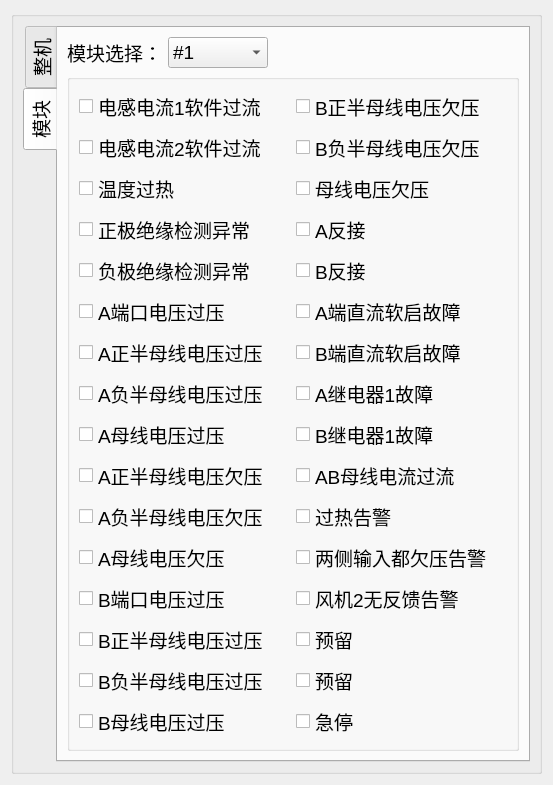
      <widget class="QWidget" name="tab">
       <attribute name="title">
        <string>故障记录</string>
       </attribute>
       <layout class="QGridLayout" name="gridLayout_8">
        <item row="0" column="0">
         <widget class="QGroupBox" name="groupBox_7">
          <property name="title">
           <string/>
          </property>
          <layout class="QGridLayout" name="gridLayout_7">
           <item row="0" column="0">
            <widget class="QTabWidget" name="tabWidget_3">
             <property name="font">
              <font>
               <family>Arial</family>
               <pointsize>14</pointsize>
               <weight>50</weight>
               <italic>false</italic>
               <bold>false</bold>
              </font>
             </property>
             <property name="layoutDirection">
              <enum>Qt::LeftToRight</enum>
             </property>
             <property name="tabPosition">
              <enum>QTabWidget::West</enum>
             </property>
             <property name="currentIndex">
              <number>1</number>
             </property>
             <widget class="QWidget" name="tab_4">
              <attribute name="title">
               <string>整机</string>
              </attribute>
              <layout class="QGridLayout" name="gridLayout_32">
               <item row="0" column="0">
                <spacer name="horizontalSpacer">
                 <property name="orientation">
                  <enum>Qt::Horizontal</enum>
                 </property>
                 <property name="sizeHint" stdset="0">
                  <size>
                   <width>360</width>
                   <height>20</height>
                  </size>
                 </property>
                </spacer>
               </item>
               <item row="0" column="1">
                <widget class="QPushButton" name="btn_SystemFaultClear">
                 <property name="text">
                  <string>清除数据</string>
                 </property>
                </widget>
               </item>
               <item row="1" column="0" colspan="2">
                <widget class="QPlainTextEdit" name="EditText_FaultGroup">
                 <property name="plainText">
                  <string/>
                 </property>
                </widget>
               </item>
              </layout>
             </widget>
             <widget class="QWidget" name="tab_13">
              <attribute name="title">
               <string>模块</string>
              </attribute>
              <layout class="QGridLayout" name="gridLayout_34">
               <item row="0" column="0">
                <widget class="QLabel" name="label_28">
                 <property name="font">
                  <font>
                   <family>Arial</family>
                   <pointsize>14</pointsize>
                   <weight>50</weight>
                   <italic>false</italic>
                   <bold>false</bold>
                  </font>
                 </property>
                 <property name="text">
                  <string>模块选择：</string>
                 </property>
                </widget>
               </item>
               <item row="0" column="1">
                <widget class="QComboBox" name="comboBox">
                 <property name="minimumSize">
                  <size>
                   <width>100</width>
                   <height>0</height>
                  </size>
                 </property>
                 <property name="font">
                  <font>
                   <family>Arial</family>
                   <pointsize>14</pointsize>
                   <weight>50</weight>
                   <italic>false</italic>
                   <bold>false</bold>
                  </font>
                 </property>
                 <item>
                  <property name="text">
                   <string>#1</string>
                  </property>
                 </item>
                 <item>
                  <property name="text">
                   <string>#2</string>
                  </property>
                 </item>
                 <item>
                  <property name="text">
                   <string>#3</string>
                  </property>
                 </item>
                </widget>
               </item>
               <item row="0" column="2">
                <spacer name="horizontalSpacer_2">
                 <property name="orientation">
                  <enum>Qt::Horizontal</enum>
                 </property>
                 <property name="sizeHint" stdset="0">
                  <size>
                   <width>223</width>
                   <height>20</height>
                  </size>
                 </property>
                </spacer>
               </item>
               <item row="1" column="0" colspan="3">
                <widget class="QGroupBox" name="Group_ModuleFault">
                 <property name="title">
                  <string/>
                 </property>
                 <layout class="QGridLayout" name="gridLayout_35">
                  <item row="8" column="0">
                   <widget class="QCheckBox" name="Check_Fault1_8">
                    <property name="styleSheet">
                     <string notr="true">
font: 14pt &quot;Arial&quot;;</string>
                    </property>
                    <property name="text">
                     <string>A母线电压过压</string>
                    </property>
                   </widget>
                  </item>
                  <item row="7" column="0">
                   <widget class="QCheckBox" name="Check_Fault1_7">
                    <property name="styleSheet">
                     <string notr="true">
font: 14pt &quot;Arial&quot;;</string>
                    </property>
                    <property name="text">
                     <string>A负半母线电压过压</string>
                    </property>
                   </widget>
                  </item>
                  <item row="4" column="0">
                   <widget class="QCheckBox" name="Check_Fault1_4">
                    <property name="styleSheet">
                     <string notr="true">
font: 14pt &quot;Arial&quot;;</string>
                    </property>
                    <property name="text">
                     <string>负极绝缘检测异常</string>
                    </property>
                   </widget>
                  </item>
                  <item row="13" column="0">
                   <widget class="QCheckBox" name="Check_Fault1_13">
                    <property name="styleSheet">
                     <string notr="true">
font: 14pt &quot;Arial&quot;;</string>
                    </property>
                    <property name="text">
                     <string>B正半母线电压过压</string>
                    </property>
                   </widget>
                  </item>
                  <item row="10" column="1">
                   <widget class="QCheckBox" name="Check_Fault2_10">
                    <property name="styleSheet">
                     <string notr="true">
font: 14pt &quot;Arial&quot;;</string>
                    </property>
                    <property name="text">
                     <string>过热告警</string>
                    </property>
                   </widget>
                  </item>
                  <item row="13" column="1">
                   <widget class="QCheckBox" name="Check_Fault2_13">
                    <property name="styleSheet">
                     <string notr="true">
font: 14pt &quot;Arial&quot;;</string>
                    </property>
                    <property name="text">
                     <string>预留</string>
                    </property>
                   </widget>
                  </item>
                  <item row="8" column="1">
                   <widget class="QCheckBox" name="Check_Fault2_8">
                    <property name="styleSheet">
                     <string notr="true">
font: 14pt &quot;Arial&quot;;</string>
                    </property>
                    <property name="text">
                     <string>B继电器1故障</string>
                    </property>
                   </widget>
                  </item>
                  <item row="0" column="1">
                   <widget class="QCheckBox" name="Check_Fault2_0">
                    <property name="styleSheet">
                     <string notr="true">
font: 14pt &quot;Arial&quot;;</string>
                    </property>
                    <property name="text">
                     <string>B正半母线电压欠压</string>
                    </property>
                   </widget>
                  </item>
                  <item row="6" column="1">
                   <widget class="QCheckBox" name="Check_Fault2_6">
                    <property name="styleSheet">
                     <string notr="true">
font: 14pt &quot;Arial&quot;;</string>
                    </property>
                    <property name="text">
                     <string>B端直流软启故障</string>
                    </property>
                   </widget>
                  </item>
                  <item row="9" column="0">
                   <widget class="QCheckBox" name="Check_Fault1_9">
                    <property name="styleSheet">
                     <string notr="true">
font: 14pt &quot;Arial&quot;;</string>
                    </property>
                    <property name="text">
                     <string>A正半母线电压欠压</string>
                    </property>
                   </widget>
                  </item>
                  <item row="1" column="1">
                   <widget class="QCheckBox" name="Check_Fault2_1">
                    <property name="styleSheet">
                     <string notr="true">
font: 14pt &quot;Arial&quot;;</string>
                    </property>
                    <property name="text">
                     <string>B负半母线电压欠压</string>
                    </property>
                   </widget>
                  </item>
                  <item row="12" column="0">
                   <widget class="QCheckBox" name="Check_Fault1_12">
                    <property name="styleSheet">
                     <string notr="true">
font: 14pt &quot;Arial&quot;;</string>
                    </property>
                    <property name="text">
                     <string>B端口电压过压</string>
                    </property>
                   </widget>
                  </item>
                  <item row="3" column="0">
                   <widget class="QCheckBox" name="Check_Fault1_3">
                    <property name="styleSheet">
                     <string notr="true">
font: 14pt &quot;Arial&quot;;</string>
                    </property>
                    <property name="text">
                     <string>正极绝缘检测异常</string>
                    </property>
                   </widget>
                  </item>
                  <item row="11" column="1">
                   <widget class="QCheckBox" name="Check_Fault2_11">
                    <property name="styleSheet">
                     <string notr="true">
font: 14pt &quot;Arial&quot;;</string>
                    </property>
                    <property name="text">
                     <string>两侧输入都欠压告警</string>
                    </property>
                   </widget>
                  </item>
                  <item row="5" column="0">
                   <widget class="QCheckBox" name="Check_Fault1_5">
                    <property name="styleSheet">
                     <string notr="true">
font: 14pt &quot;Arial&quot;;</string>
                    </property>
                    <property name="text">
                     <string>A端口电压过压</string>
                    </property>
                   </widget>
                  </item>
                  <item row="11" column="0">
                   <widget class="QCheckBox" name="Check_Fault1_11">
                    <property name="styleSheet">
                     <string notr="true">
font: 14pt &quot;Arial&quot;;</string>
                    </property>
                    <property name="text">
                     <string>A母线电压欠压</string>
                    </property>
                   </widget>
                  </item>
                  <item row="5" column="1">
                   <widget class="QCheckBox" name="Check_Fault2_5">
                    <property name="styleSheet">
                     <string notr="true">
font: 14pt &quot;Arial&quot;;</string>
                    </property>
                    <property name="text">
                     <string>A端直流软启故障</string>
                    </property>
                   </widget>
                  </item>
                  <item row="7" column="1">
                   <widget class="QCheckBox" name="Check_Fault2_7">
                    <property name="styleSheet">
                     <string notr="true">
font: 14pt &quot;Arial&quot;;</string>
                    </property>
                    <property name="text">
                     <string>A继电器1故障</string>
                    </property>
                   </widget>
                  </item>
                  <item row="12" column="1">
                   <widget class="QCheckBox" name="Check_Fault2_12">
                    <property name="styleSheet">
                     <string notr="true">
font: 14pt &quot;Arial&quot;;</string>
                    </property>
                    <property name="text">
                     <string>风机2无反馈告警</string>
                    </property>
                   </widget>
                  </item>
                  <item row="14" column="1">
                   <widget class="QCheckBox" name="Check_Fault2_14">
                    <property name="styleSheet">
                     <string notr="true">
font: 14pt &quot;Arial&quot;;</string>
                    </property>
                    <property name="text">
                     <string>预留</string>
                    </property>
                   </widget>
                  </item>
                  <item row="2" column="1">
                   <widget class="QCheckBox" name="Check_Fault2_2">
                    <property name="styleSheet">
                     <string notr="true">
font: 14pt &quot;Arial&quot;;</string>
                    </property>
                    <property name="text">
                     <string>母线电压欠压</string>
                    </property>
                   </widget>
                  </item>
                  <item row="14" column="0">
                   <widget class="QCheckBox" name="Check_Fault1_14">
                    <property name="styleSheet">
                     <string notr="true">
font: 14pt &quot;Arial&quot;;</string>
                    </property>
                    <property name="text">
                     <string>B负半母线电压过压</string>
                    </property>
                   </widget>
                  </item>
                  <item row="0" column="0">
                   <widget class="QCheckBox" name="Check_Fault1_0">
                    <property name="styleSheet">
                     <string notr="true">
font: 14pt &quot;Arial&quot;;</string>
                    </property>
                    <property name="text">
                     <string>电感电流1软件过流</string>
                    </property>
                   </widget>
                  </item>
                  <item row="2" column="0">
                   <widget class="QCheckBox" name="Check_Fault1_2">
                    <property name="styleSheet">
                     <string notr="true">
font: 14pt &quot;Arial&quot;;</string>
                    </property>
                    <property name="text">
                     <string>温度过热</string>
                    </property>
                   </widget>
                  </item>
                  <item row="9" column="1">
                   <widget class="QCheckBox" name="Check_Fault2_9">
                    <property name="styleSheet">
                     <string notr="true">
font: 14pt &quot;Arial&quot;;</string>
                    </property>
                    <property name="text">
                     <string>AB母线电流过流</string>
                    </property>
                   </widget>
                  </item>
                  <item row="6" column="0">
                   <widget class="QCheckBox" name="Check_Fault1_6">
                    <property name="styleSheet">
                     <string notr="true">
font: 14pt &quot;Arial&quot;;</string>
                    </property>
                    <property name="text">
                     <string>A正半母线电压过压</string>
                    </property>
                   </widget>
                  </item>
                  <item row="10" column="0">
                   <widget class="QCheckBox" name="Check_Fault1_10">
                    <property name="styleSheet">
                     <string notr="true">
font: 14pt &quot;Arial&quot;;</string>
                    </property>
                    <property name="text">
                     <string>A负半母线电压欠压</string>
                    </property>
                   </widget>
                  </item>
                  <item row="15" column="0">
                   <widget class="QCheckBox" name="Check_Fault1_15">
                    <property name="styleSheet">
                     <string notr="true">
font: 14pt &quot;Arial&quot;;</string>
                    </property>
                    <property name="text">
                     <string>B母线电压过压</string>
                    </property>
                   </widget>
                  </item>
                  <item row="1" column="0">
                   <widget class="QCheckBox" name="Check_Fault1_1">
                    <property name="styleSheet">
                     <string notr="true">
font: 14pt &quot;Arial&quot;;</string>
                    </property>
                    <property name="text">
                     <string>电感电流2软件过流</string>
                    </property>
                   </widget>
                  </item>
                  <item row="4" column="1">
                   <widget class="QCheckBox" name="Check_Fault2_4">
                    <property name="styleSheet">
                     <string notr="true">
font: 14pt &quot;Arial&quot;;</string>
                    </property>
                    <property name="text">
                     <string>B反接</string>
                    </property>
                   </widget>
                  </item>
                  <item row="3" column="1">
                   <widget class="QCheckBox" name="Check_Fault2_3">
                    <property name="styleSheet">
                     <string notr="true">
font: 14pt &quot;Arial&quot;;</string>
                    </property>
                    <property name="text">
                     <string>A反接</string>
                    </property>
                   </widget>
                  </item>
                  <item row="15" column="1">
                   <widget class="QCheckBox" name="Check_Fault2_15">
                    <property name="styleSheet">
                     <string notr="true">
font: 14pt &quot;Arial&quot;;</string>
                    </property>
                    <property name="text">
                     <string>急停</string>
                    </property>
                   </widget>
                  </item>
                 </layout>
                </widget>
               </item>
              </layout>
             </widget>
            </widget>
           </item>
          </layout>
         </widget>
        </item>
       </layout>
      </widget>
